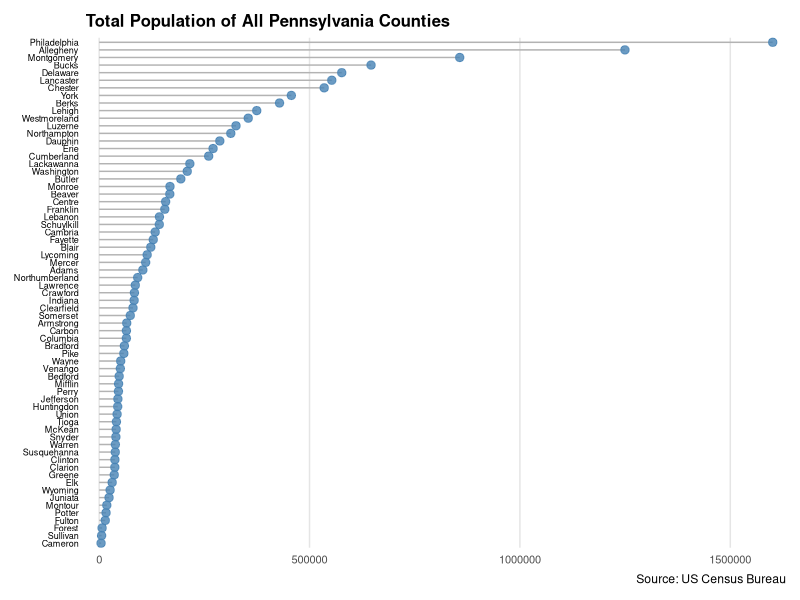
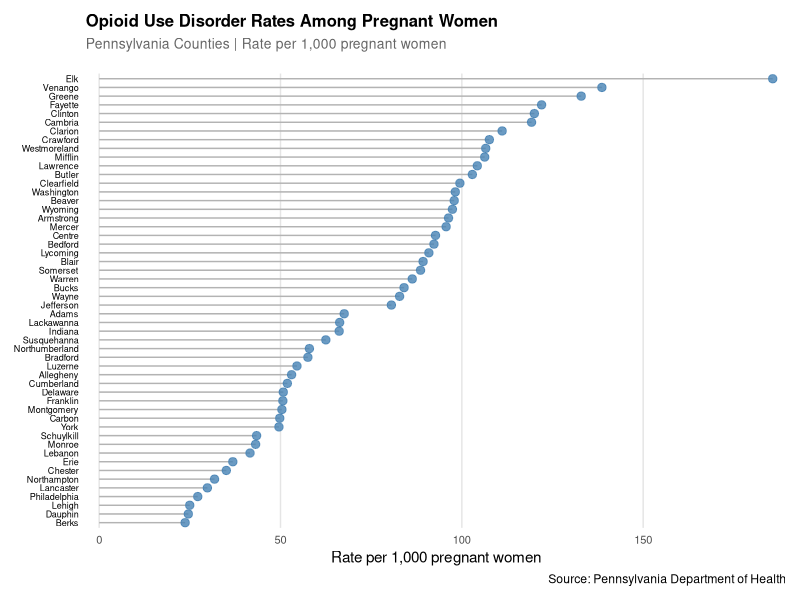

Here is the R script that generated these plots, in order: (Note: this script raises an error after producing the figures.)
## ---- chunk 1
library(tidyverse)
library(broom)

appp_data <- read_csv("data/APPP_dataset.csv")

appp_data <- appp_data |>
  arrange(total_population) |>
  mutate(
    pop_category = case_when(
      total_population > 500000 ~ "Large (500K+)",
      total_population > 100000 ~ "Medium (100K-500K)", 
      total_population > 50000 ~ "Small (50K-100K)",
      TRUE ~ "Very Small (<50K)"
    )
  )
## ---- chunk 2
appp_data |>
  filter(!is.na(total_population)) |>
  arrange(total_population) |>
  mutate(county_name = fct_inorder(county_name)) |>
  ggplot(aes(x = total_population, y = county_name)) +
  geom_segment(aes(x = 0, xend = total_population, 
                   y = county_name, yend = county_name), 
               color = "gray70", size = 0.5) +
  geom_point(color = "steelblue", size = 2.5, alpha = 0.8) +
  scale_x_continuous(expand = c(0.02, 0), limits = c(0, NA)) +
  labs(
    title = "Total Population of All Pennsylvania Counties",
    x = NULL,
    y = NULL,
    caption = "Source: US Census Bureau"
  ) +
  theme_minimal() +
  theme(
    axis.text.y = element_text(size = 6.5, color = "black"),
    axis.text.x = element_text(size = 8),
    plot.title = element_text(size = 12, face = "bold", margin = margin(b = 5)),
    plot.subtitle = element_text(size = 10, color = "gray40", margin = margin(b = 15)),
    panel.grid.major.y = element_blank(),
    panel.grid.minor = element_blank(),
    panel.grid.major.x = element_line(color = "gray90", linewidth = 0.5),
    plot.margin = margin(10, 10, 10, 10)
  )

appp_data |>
  filter(!is.na(rate_of_pregnant_women_with_oud_diagnosis)) |>
  arrange(rate_of_pregnant_women_with_oud_diagnosis) |>
  mutate(county_name = fct_inorder(county_name)) |>
  ggplot(aes(x = rate_of_pregnant_women_with_oud_diagnosis, y = county_name)) +
  geom_segment(aes(x = 0, xend = rate_of_pregnant_women_with_oud_diagnosis, 
                   y = county_name, yend = county_name), 
               color = "gray70", size = 0.5) +
  geom_point(color = "steelblue", size = 2.5, alpha = 0.8) +
  scale_x_continuous(expand = c(0.02, 0), limits = c(0, NA)) +
  labs(
    title = "Opioid Use Disorder Rates Among Pregnant Women",
    subtitle = "Pennsylvania Counties | Rate per 1,000 pregnant women",
    x = "Rate per 1,000 pregnant women",
    y = NULL,
    caption = "Source: Pennsylvania Department of Health"
  ) +
  theme_minimal() +
  theme(
    axis.text.y = element_text(size = 6.5, color = "black"),
    axis.text.x = element_text(size = 8),
    plot.title = element_text(size = 12, face = "bold", margin = margin(b = 5)),
    plot.subtitle = element_text(size = 10, color = "gray40", margin = margin(b = 15)),
    panel.grid.major.y = element_blank(),
    panel.grid.minor = element_blank(),
    panel.grid.major.x = element_line(color = "gray90", linewidth = 0.5),
    plot.margin = margin(10, 10, 10, 10)
  )

appp_data |>
  filter(!is.na(poverty_rate)) |>
  arrange(poverty_rate) |>
  mutate(county_name = fct_inorder(county_name)) |>
  ggplot(aes(x = poverty_rate, y = county_name)) +
  geom_segment(aes(x = 0, xend = poverty_rate, 
                   y = county_name, yend = county_name), 
               color = "gray70", size = 0.5) +
  geom_point(color = "#e74c3c", size = 2.5, alpha = 0.8) +
  scale_x_continuous(expand = c(0.02, 0), limits = c(0, NA)) +
  labs(
    title = "Poverty Rates Across Pennsylvania Counties",
    subtitle = "Percentage of families below poverty line",
    x = "Poverty Rate (%)",
    y = NULL,
    caption = "Source: US Department of Agriculture Economic Research Service (ERS)"
  ) +
  theme_minimal() +
  theme(
    axis.text.y = element_text(size = 6.5, color = "black"),
    axis.text.x = element_text(size = 8),
    plot.title = element_text(size = 12, face = "bold", margin = margin(b = 5)),
    plot.subtitle = element_text(size = 10, color = "gray40", margin = margin(b = 15)),
    panel.grid.major.y = element_blank(),
    panel.grid.minor = element_blank(),
    panel.grid.major.x = element_line(color = "gray90", linewidth = 0.5),
    plot.margin = margin(10, 10, 10, 10)
  )

appp_data |>
  filter(!is.na(unemployment_rate_2022)) |>
  arrange(unemployment_rate_2022) |>
  mutate(county_name = fct_inorder(county_name)) |>
  ggplot(aes(x = unemployment_rate_2022, y = county_name)) +
  geom_segment(aes(x = 0, xend = unemployment_rate_2022, 
                   y = county_name, yend = county_name), 
               color = "gray70", size = 0.5) +
  geom_point(color = "#f39c12", size = 2.5, alpha = 0.8) +
  scale_x_continuous(expand = c(0.02, 0), limits = c(0, NA)) +
  labs(
    title = "Unemployment Rates Across Pennsylvania Counties",
    subtitle = "2022 unemployment rate by county",
    x = "Unemployment Rate (%)",
    y = NULL,
    caption = "Source: Bureau of Labor Statistics"
  ) +
  theme_minimal() +
  theme(
    axis.text.y = element_text(size = 6.5, color = "black"),
    axis.text.x = element_text(size = 8),
    plot.title = element_text(size = 12, face = "bold", margin = margin(b = 5)),
    plot.subtitle = element_text(size = 10, color = "gray40", margin = margin(b = 15)),
    panel.grid.major.y = element_blank(),
    panel.grid.minor = element_blank(),
    panel.grid.major.x = element_line(color = "gray90", linewidth = 0.5),
    plot.margin = margin(10, 10, 10, 10)
  )

appp_data |>
  filter(!is.na(pct_prenatal_care_first_trimester)) |>
  arrange(pct_prenatal_care_first_trimester) |>
  mutate(county_name = fct_inorder(county_name)) |>
  ggplot(aes(x = pct_prenatal_care_first_trimester, y = county_name)) +
  geom_segment(aes(x = 0, xend = pct_prenatal_care_first_trimester, 
                   y = county_name, yend = county_name), 
               color = "gray70", size = 0.5) +
  geom_point(color = "#27ae60", size = 2.5, alpha = 0.8) +
  scale_x_continuous(expand = c(0.02, 0), limits = c(0, 100)) +
  labs(
    title = "First Trimester Prenatal Care Access",
    subtitle = "Percentage of pregnant women receiving care in first trimester",
    x = "Percentage Receiving First Trimester Care (%)",
    y = NULL,
    caption = "Source: Pennsylvania Department of Health"
  ) +
  theme_minimal() +
  theme(
    axis.text.y = element_text(size = 6.5, color = "black"),
    axis.text.x = element_text(size = 8),
    plot.title = element_text(size = 12, face = "bold", margin = margin(b = 5)),
    plot.subtitle = element_text(size = 10, color = "gray40", margin = margin(b = 15)),
    panel.grid.major.y = element_blank(),
    panel.grid.minor = element_blank(),
    panel.grid.major.x = element_line(color = "gray90", linewidth = 0.5),
    plot.margin = margin(10, 10, 10, 10)
  )

appp_data |>
  filter(!is.na(pct_low_birth_weight)) |>
  arrange(pct_low_birth_weight) |>
  mutate(county_name = fct_inorder(county_name)) |>
  ggplot(aes(x = pct_low_birth_weight, y = county_name)) +
  geom_segment(aes(x = 0, xend = pct_low_birth_weight, 
                   y = county_name, yend = county_name), 
               color = "gray70", size = 0.5) +
  geom_point(color = "#8e44ad", size = 2.5, alpha = 0.8) +
  scale_x_continuous(expand = c(0.02, 0), limits = c(0, NA)) +
  labs(
    title = "Low Birth Weight Rates by County",
    subtitle = "Percentage of births under x grams",
    x = "Low Birth Weight Rate (%)",
    y = NULL,
    caption = "Source: Pennsylvania Department of Health"
  ) +
  theme_minimal() +
  theme(
    axis.text.y = element_text(size = 6.5, color = "black"),
    axis.text.x = element_text(size = 8),
    plot.title = element_text(size = 12, face = "bold", margin = margin(b = 5)),
    plot.subtitle = element_text(size = 10, color = "gray40", margin = margin(b = 15)),
    panel.grid.major.y = element_blank(),
    panel.grid.minor = element_blank(),
    panel.grid.major.x = element_line(color = "gray90", linewidth = 0.5),
    plot.margin = margin(10, 10, 10, 10)
  )

appp_data |>
  filter(!is.na(median_household_income_2022)) |>
  arrange(median_household_income_2022) |>
  mutate(county_name = fct_inorder(county_name)) |>
  ggplot(aes(x = median_household_income_2022, y = county_name)) +
  geom_segment(aes(x = 0, xend = median_household_income_2022, 
                   y = county_name, yend = county_name), 
               color = "gray70", size = 0.5) +
  geom_point(color = "#16a085", size = 2.5, alpha = 0.8) +
  scale_x_continuous(expand = c(0.02, 0), limits = c(0, NA),
                     labels = scales::dollar_format(scale = 1/1000, suffix = "K")) +
  labs(
    title = "Median Household Income by County",
    subtitle = "2022 median household income",
    x = "Median Household Income",
    y = NULL,
    caption = "Source: US Census Bureau"
  ) +
  theme_minimal() +
  theme(
    axis.text.y = element_text(size = 6.5, color = "black"),
    axis.text.x = element_text(size = 8),
    plot.title = element_text(size = 12, face = "bold", margin = margin(b = 5)),
    plot.subtitle = element_text(size = 10, color = "gray40", margin = margin(b = 15)),
    panel.grid.major.y = element_blank(),
    panel.grid.minor = element_blank(),
    panel.grid.major.x = element_line(color = "gray90", linewidth = 0.5),
    plot.margin = margin(10, 10, 10, 10)
  )

appp_data |>
  filter(!is.na(rate_of_pregnant_women_with_oud_diagnosis)) |>
  ggplot(aes(x = rate_of_pregnant_women_with_oud_diagnosis)) +
  geom_histogram(bins = 15, fill = "steelblue", alpha = 0.7, color = "white") +
  geom_vline(aes(xintercept = mean(rate_of_pregnant_women_with_oud_diagnosis, na.rm = TRUE)),
             color = "#e74c3c", linetype = "dashed", size = 1) +
  annotate("text", 
           x = mean(appp_data$rate_of_pregnant_women_with_oud_diagnosis, na.rm = TRUE) - 15,
           y = 10, label = "State Average", color = "#e74c3c", size = 3.5) +
  labs(
    title = "Distribution of OUD Rates Across Pennsylvania Counties",
    subtitle = "Number of counties by OUD rate range",
    x = "OUD Rate per 1,000 Pregnant Women",
    y = "Number of Counties"
  ) +
  theme_minimal() +
  theme(
    plot.title = element_text(size = 12, face = "bold"),
    plot.subtitle = element_text(size = 10, color = "gray40")
  )

## ---- chunk 3
anova_data <- appp_data |>
  filter(!is.na(rate_of_pregnant_women_with_oud_diagnosis)) |>
  mutate(
    county_group = case_when(
      county_name == "Allegheny" ~ "Allegheny County",
      pop_category == "Large (500K+)" & county_name != "Allegheny" ~ "Other Large Counties",
      pop_category == "Medium (100K-500K)" ~ "Medium Counties",
      pop_category %in% c("Small (50K-100K)", "Very Small (<50K)") ~ "Small Counties",
      TRUE ~ "Other"
    )
  ) |>
  filter(county_group != "Other") |>
  select(
    county_name, county_group,
    ### OUD rates ###
    oud_rate = rate_of_pregnant_women_with_oud_diagnosis,
    ### SES ###
    poverty_rate, unemployment_rate_2019, median_household_income_2022,
    ### Health factors ###
    pct_fair_poor_health, pct_prenatal_care_first_trimester, 
    fertility_rate, pct_low_birth_weight, pct_cesarean_section,
    ### Demographics ###
    pct_black, pct_hispanic, pct_asian, pct_white,
    ### Geographical data ###
    rural_urban_continuum_code_2023, metro_2023,
    ### Total population
    total_population
  )

variables_for_test <- c(
  "oud_rate", "poverty_rate", "unemployment_rate_2019", 
  "median_household_income_2022", "pct_fair_poor_health", 
  "pct_prenatal_care_first_trimester", "fertility_rate", 
  "pct_low_birth_weight", "pct_cesarean_section", 
  "pct_black", "pct_hispanic", "pct_asian", "pct_white"
)

### Creating function for ANOVA tests ###
anova_test <- function(data, variable) {
  clean_data <- data |>
    filter(!is.na(.data[[variable]]))
  
  if (nrow(clean_data) < 4) {
    return(list(anova_result = NULL, tukey_result = NULL,
                message = paste("Not enough data for ANOVA on", variable)))
  }
  ### ANOVA test ###
  formula <- as.formula(paste(variable, "~ county_group"))
  aov_model <- aov(formula, data = clean_data)
  anova_result <- broom::tidy(aov_model)
  
  ### Extract p-value ###
  p_val <- anova_result$p.value[1]
  
  ### HSD / Tukey's ###
  tukey_result <- NULL
  tukey_tidy <- NULL
  if(!is.na(p_val) && p_val< 0.05) {
    tukey_result <- TukeyHSD(aov_model)
    tukey_tidy <- broom::tidy(tukey_result)
  }
  
  return(list(
    anova_result = anova_result,
    tukey_result = tukey_tidy,
    model = aov_model,
    data = clean_data,
    variable = variable,
    p_value = p_val
  ))
}

anova_results <- lapply(variables_for_test, function(var) {
  anova_test(anova_data, var)
})

names(anova_results) <- variables_for_test
## ---- chunk 4
appp_data |>
  group_by(pop_category) |>
  summarize(mean_pov_rate = round(mean(poverty_rate, na.rm = T), 2),
            mean_oud_rate = round(mean(rate_of_pregnant_women_with_oud_diagnosis, na.rm = T), 2),
            mean_unemployment_rate = round(mean(unemployment_rate_2019, na.rm = T), 2),
            mean_pct_fair_poor_health = round(mean(pct_fair_poor_health, na.rm = T), 2),
            mean_fertility_rate = round(mean(fertility_rate, na.rm = T), 2),
            mean_pct_prenatal_care = round(mean(pct_prenatal_care_first_trimester), 2))
## ---- chunk 5
# Base model #
model.lm <- lm(rate_of_pregnant_women_with_oud_diagnosis ~ 
                 pct_black + pct_hispanic + 
                 unemployment_rate_2019 + 
                 median_household_income_2022 + 
                 pct_prenatal_care_first_trimester + 
                 fertility_rate + pct_fair_poor_health, 
               data = appp_data)
summary(model.lm)

# Base model with more variables #
model2.lm <- lm(rate_of_pregnant_women_with_oud_diagnosis ~ 
                  rural_urban_continuum_code_2023 +
                  pct_black + pct_hispanic + 
                  unemployment_rate_2022 + 
                  median_household_income_2022 +
                  pct_prenatal_care_first_trimester +
                  pct_low_birth_weight +
                  pct_cesarean_section +
                  fertility_rate + 
                  pct_fair_poor_health,
                data = appp_data)
summary(model2.lm)

# Interaction between urban area and pct_black #
model3.lm <- lm(rate_of_pregnant_women_with_oud_diagnosis ~ 
                  rural_urban_continuum_code_2023 * pct_black +
                  pct_hispanic + 
                  unemployment_rate_2022 + 
                  median_household_income_2022 +
                  pct_prenatal_care_first_trimester +
                  pct_low_birth_weight +
                  fertility_rate + 
                  pct_fair_poor_health + total_population,
                data = appp_data)
summary(model3.lm)

# Logarithmic transformation on median household income & total population #
model4.lm <- lm(rate_of_pregnant_women_with_oud_diagnosis ~
                  rural_urban_continuum_code_2023 * pct_black +
                  pct_hispanic + unemployment_rate_2022 + 
                  log(median_household_income_2022) +
                  pct_prenatal_care_first_trimester +
                  pct_low_birth_weight +
                  fertility_rate +
                  pct_fair_poor_health + log(total_population),
                data = appp_data)
summary(model4.lm)

# Adding poverty rate as an interaction term with rural/urban continuum #
model5.lm <- lm(rate_of_pregnant_women_with_oud_diagnosis ~
                  poverty_rate * rural_urban_continuum_code_2023 +
                  pct_black + pct_hispanic + 
                  unemployment_rate_2022 + 
                  log(median_household_income_2022) +
                  pct_prenatal_care_first_trimester +
                  pct_low_birth_weight + fertility_rate,
                data = appp_data)
summary(model5)

# Model with pct_black and pct_hispanic interaction #
model8.lm <- lm(rate_of_pregnant_women_with_oud_diagnosis ~
                  rural_urban_continuum_code_2023 +
                  pct_black * pct_hispanic +
                  unemployment_rate_2022 + 
                  log(median_household_income_2022) +
                  pct_prenatal_care_first_trimester +
                  pct_low_birth_weight + fertility_rate,
                data = appp_data)
summary(model8.lm)

# Polynomial terms for pct_black #
model6.lm <- lm(rate_of_pregnant_women_with_oud_diagnosis ~ 
                  rural_urban_continuum_code_2023 +
                  pct_black + I(pct_black^2) +
                  pct_hispanic + unemployment_rate_2022 +
                  log(median_household_income_2022) +
                  pct_prenatal_care_first_trimester +
                  fertility_rate + pct_fair_poor_health,
                data = appp_data)
summary(model6.lm)

# Healthcare access interaction #
model7.lm <- lm(rate_of_pregnant_women_with_oud_diagnosis ~
                  rural_urban_continuum_code_2023 * pct_prenatal_care_first_trimester +
                  pct_black + pct_hispanic + unemployment_rate_2022 * log(median_household_income_2022) +
                  pct_prenatal_care_first_trimester + I(pct_prenatal_care_first_trimester^2) +
                  fertility_rate,
                data = appp_data)
summary(model7.lm)

### Model 7 with highest R^2 value, also shows significance in 5 different variables ###

model7a.lm <- lm(rate_of_pregnant_women_with_oud_diagnosis ~
                   rural_urban_continuum_code_2023 * pct_prenatal_care_first_trimester +
                   pct_black + pct_hispanic + unemployment_rate_2022 * 
                   log(median_household_income_2022) + fertility_rate + 
                   pct_fair_poor_health + pct_low_birth_weight + pct_cesarean_section, 
                 data = appp_data)
summary(model7a.lm)

model7b.lm <- lm(rate_of_pregnant_women_with_oud_diagnosis ~
                   rural_urban_continuum_code_2023 * pct_prenatal_care_first_trimester +
                   pct_black + pct_hispanic + unemployment_rate_2022 * 
                   log(median_household_income_2022) + fertility_rate + 
                   pct_fair_poor_health + pct_low_birth_weight * pct_cesarean_section +
                   poverty_rate * rural_urban_continuum_code_2023, 
                 data = appp_data)
summary(model7b.lm)

model7c.lm <- lm(rate_of_pregnant_women_with_oud_diagnosis ~
                  rural_urban_continuum_code_2023 * pct_prenatal_care_first_trimester +
                  pct_black + I(pct_black^2) +
                  pct_hispanic + I(pct_hispanic^2) +
                  unemployment_rate_2022 * log(median_household_income_2022) +
                  pct_prenatal_care_first_trimester + I(pct_prenatal_care_first_trimester^2) +
                  fertility_rate + I(fertility_rate^2),
                data = appp_data)
summary(model7c.lm)

model7d.lm <- lm(rate_of_pregnant_women_with_oud_diagnosis ~
                   rural_urban_continuum_code_2023 * pct_prenatal_care_first_trimester +
                   pct_black + I(pct_black^2) + pct_hispanic + I(pct_hispanic^2) +
                   unemployment_rate_2022 * log(median_household_income_2022) +
                   pct_prenatal_care_first_trimester + I(pct_prenatal_care_first_trimester^2), 
                 data = appp_data)
summary(model7d.lm)

model7e.lm <- lm(rate_of_pregnant_women_with_oud_diagnosis ~
                   rural_urban_continuum_code_2023 * pct_prenatal_care_first_trimester +
                   pct_black + pct_hispanic + I(pct_hispanic^2) +
                   unemployment_rate_2022 + log(median_household_income_2022) +
                   fertility_rate + pct_fair_poor_health,
                 data = appp_data)
summary(model7e.lm)
